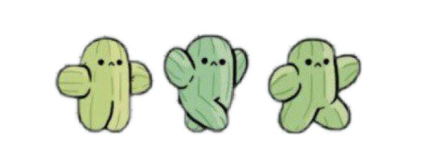
#> input picture 1.png, 431 x 151 px
$ python Main.py
#> lines starting #> are read from the running program, lines starting #| are printed output that depends on the picture
import cv2
print(cv2.__version__)
import numpy as np
import matplotlib.pyplot as plt

# Read the image

image = cv2.imread("1.png")
#> image is the input picture: shape (151, 431, 3); mean B, G, R 218.8, 231.7, 225.8

image_gray = cv2.cvtColor(image, cv2.COLOR_BGR2GRAY)
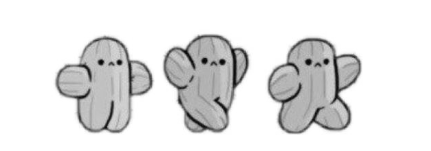
#> image_gray: shape (151, 431); min 2, max 255, mean 228.4

image_rgb = cv2.cvtColor(image, cv2.COLOR_BGR2RGB)
# image_rgb[:,:,0] = 0
image_rgb[:,:,1] = 0
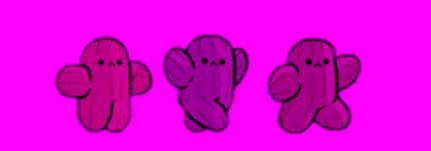
#> image_rgb: shape (151, 431, 3); mean R, G, B 225.8, 0, 218.8
image_rgb[:,:,2] = 0
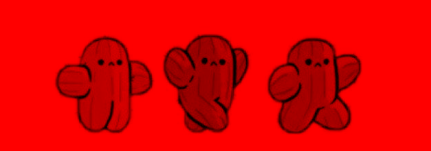
#> image_rgb: shape (151, 431, 3); mean R, G, B 225.8, 0, 0
plt.imshow(image_rgb)

plt.show()
